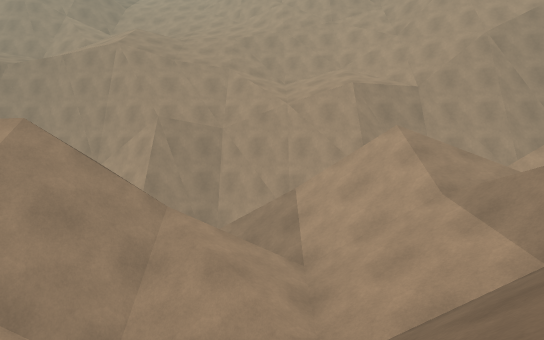
View 1 (above)

17 first-person views from a walk through a scene from a Unity 3-D project. The camera is 1.3 m above the floor, tilts 6° down and sees 75° across. The floor is counted in squares, 2 m on a side. Each view is taken from the middle of a square. On the plan, view 1 faces up. The plan holds only what a view shows up to about 10 squares ahead; the rest is blank. The place goes on beyond the plan.

View 2
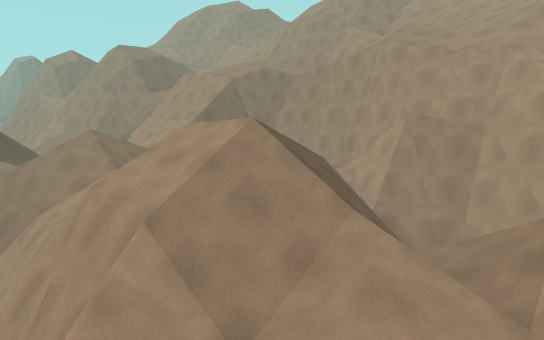

View 3
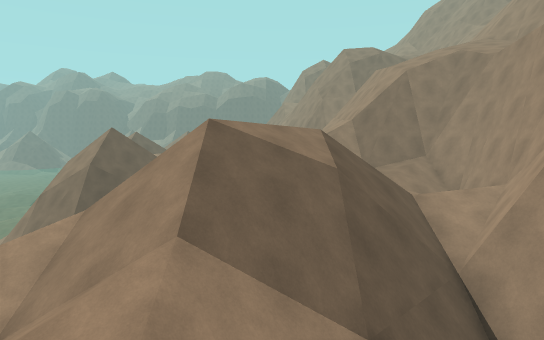

View 4
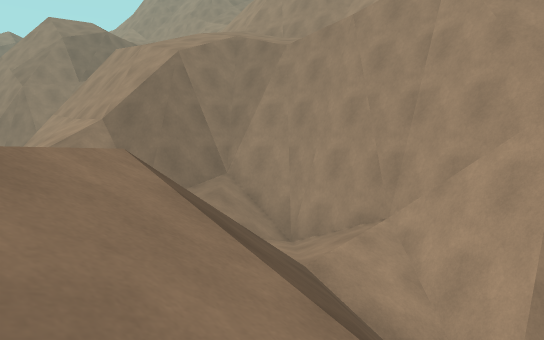

View 5
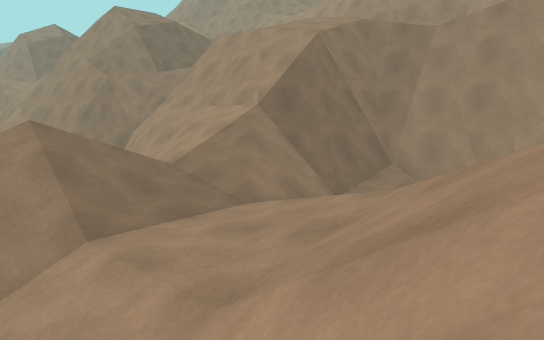

View 6
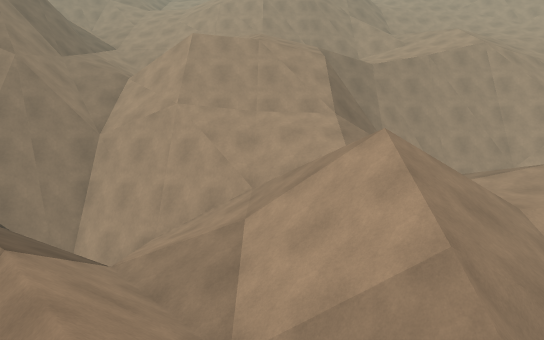

View 7
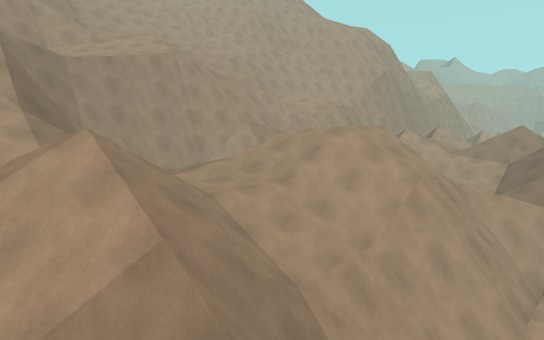

View 8
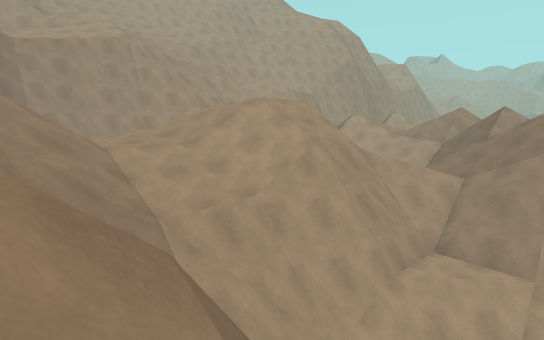

View 9
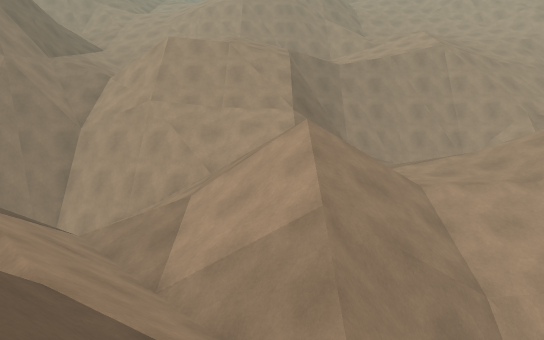

View 10
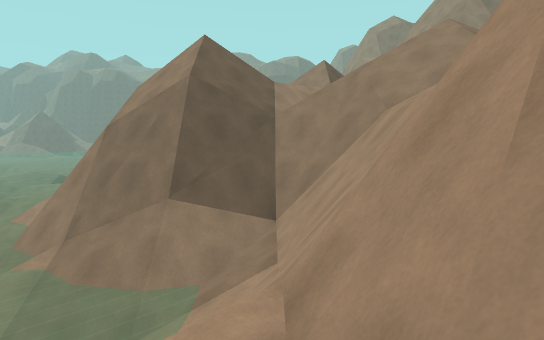

View 11
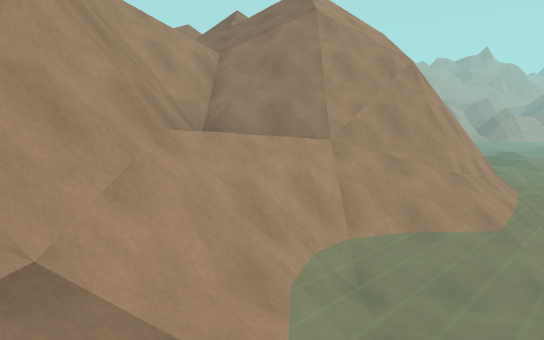

View 12
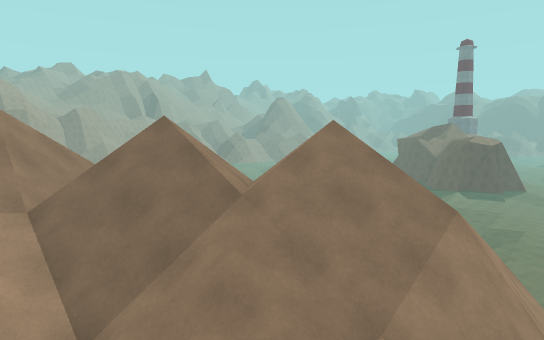

View 13
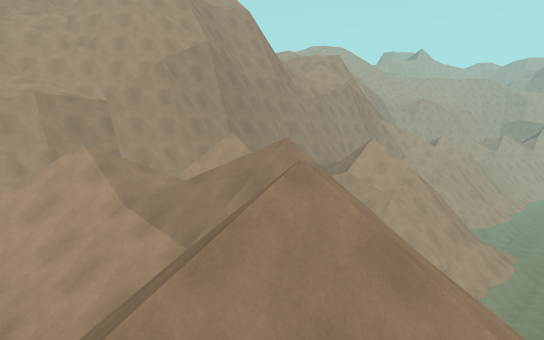

View 14
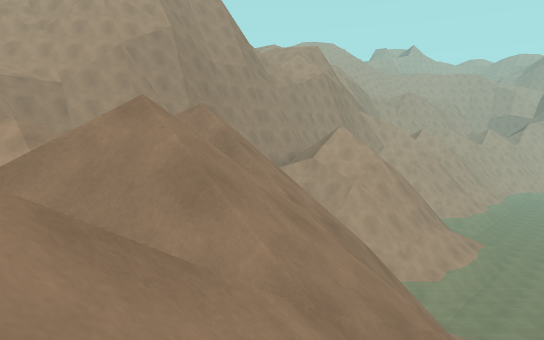

View 15
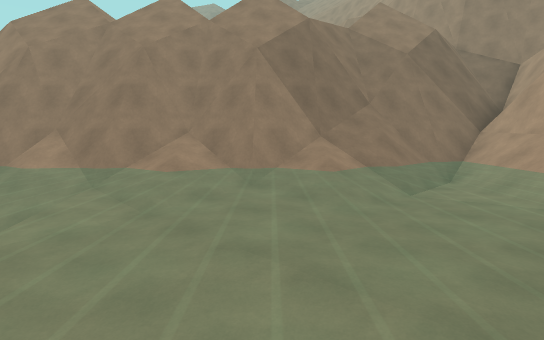

View 16
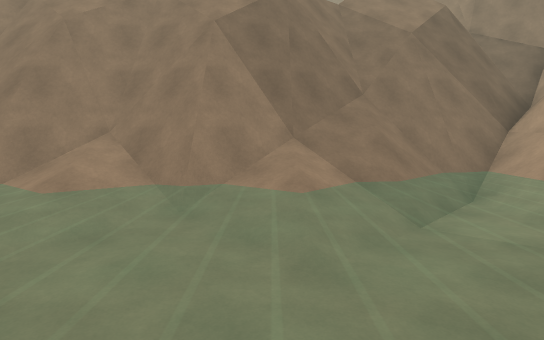

View 17
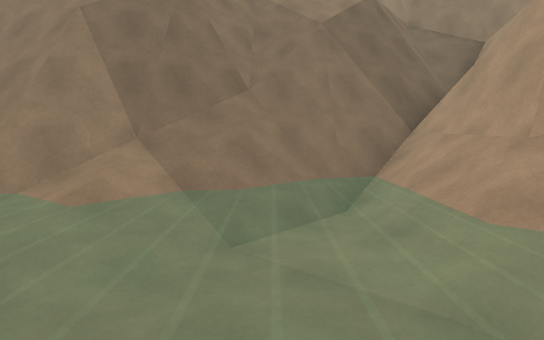

### Floor plan
Key: @ floor where view 1 was taken; # wall or solid block; . main floor; : floor 8 m higher than the main floor; + floor 10 m higher than the main floor; / step, stairs or slope; = window, fence, low wall or low ledge; ^ raised ledge; v drop or lower ground.
Columns run from 18 left of view 1 to 13 right of it. Each row starts with its distance up from view 1.
 11        v#######
 10  =#####v#/////###  ###   #  #
  9 vvv####=#// ///####     #####v
  8 v===///////  //#/          vvv
  7 ###///////////////////    /vv^
  6    //////////+///////// ///v#=
  5   ///////////////////// ://v#=^
  4   /////////////////////  =/##/=
  3   /////vvvvvvvv//////==//==/////
  2    ////vv=======//////=//v=//.//
  1     ///v=//////////////vv=#/. ..
  0      //v=////=/=//@////v==#/.
 -1      //v=//..//=v////vv=#//..  .
 -2      //v=/.  ./#v////v==#/.
 -3      vvv#/.  ./#=vvvv=#//..   .
 -4        ##.    ./#==  ##..
 -5      //.       ./ #            .
 -6      /..          =

Positions as (right, up) in squares from view 1, and headings:
1: (0, 0), facing up
2: (1, 1), facing up-left
3: (2, 6), facing left
4: (-3, 6), facing up-left
5: (-6, 4), facing up-left
6: (-13, 0), facing up
7: (-13, 0), facing up-right
8: (-12, -2), facing up-right
9: (-12, -1), facing up
10: (-3, 1), facing left
11: (-9, 0), facing right
12: (-3, 4), facing down-right
13: (0, -1), facing up-right
14: (1, -2), facing up-right
15: (13, -5), facing up-left
16: (12, -3), facing up-left
17: (13, -1), facing up-left
